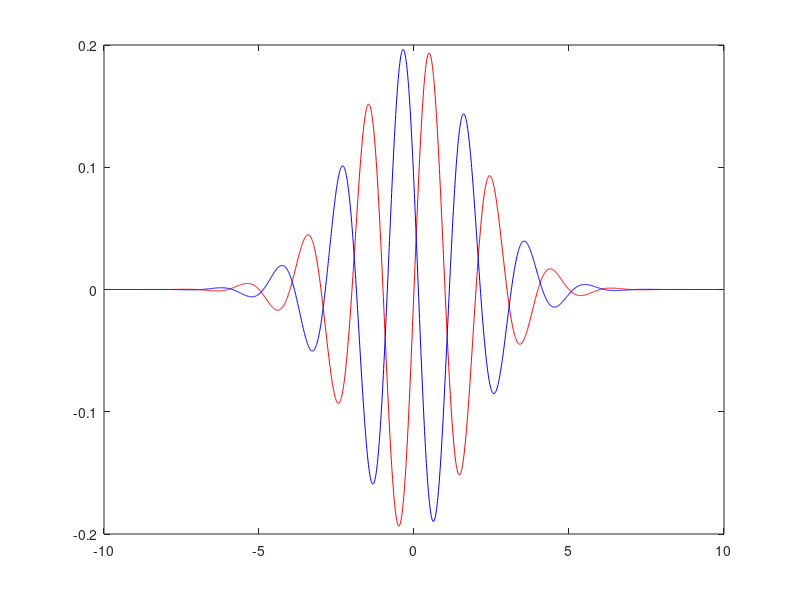
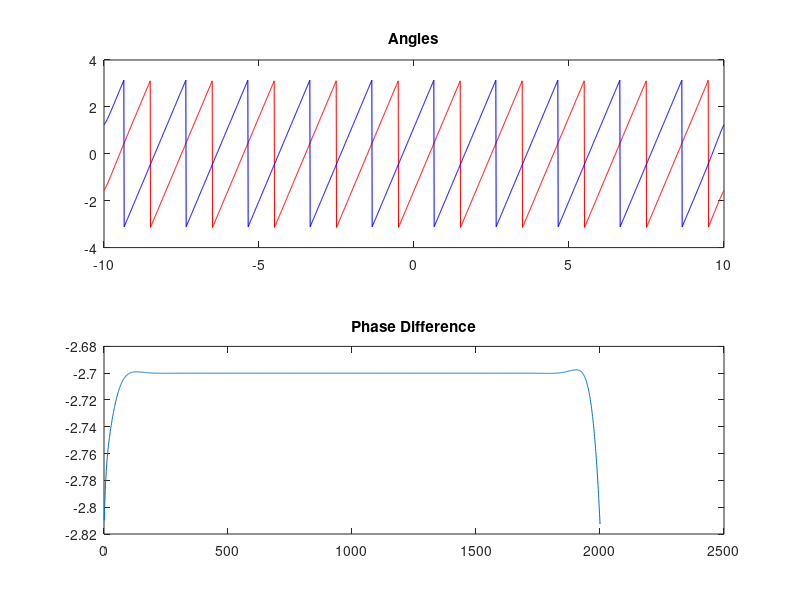
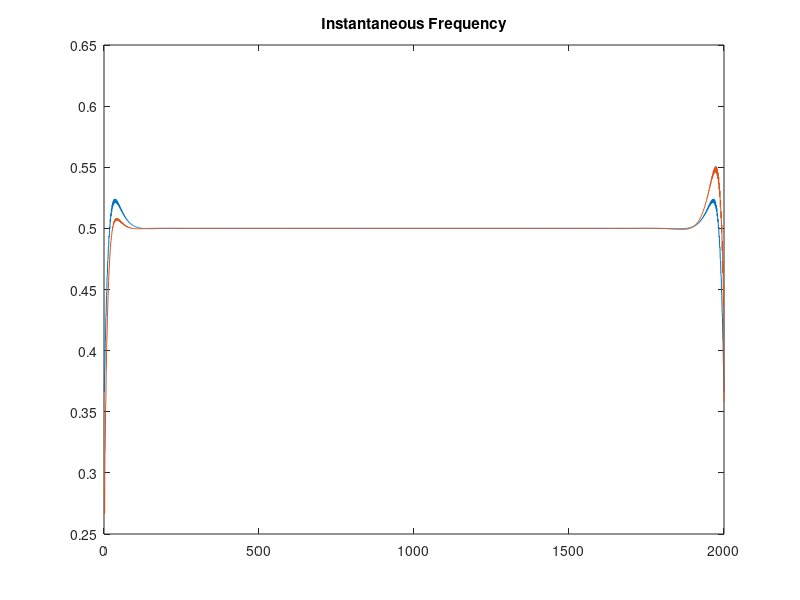

The MATLAB script that drew these images, in order: (Note: this script raises an error after producing the figures.)
samp = 1/0.01;
x=-10:1/samp:10;
norm = normpdf(x,0,2.0);
sinx1 = norm.*sin(pi*x);
sinx2 = norm.*sin(pi*x+2.7);
figure; 
plot(x,sinx1,'r',x,sinx2,'b');
y1 = hilbert(sinx1);
y2 = hilbert(sinx2);
p1 = angle(y1);
p2 = angle(y2);
p = unwrap(p1) - unwrap(p2); 
figure;
subplot(211); 
plot(x, p1, 'r', x, p2, 'b'); 
title('Angles');
subplot(212); 
plot(p);
title('Phase Difference');

instfreq1 = samp/(2*pi)*diff(unwrap(p1));
instfreq2 = samp/(2*pi)*diff(unwrap(p2));
figure; 
plot(instfreq1);
hold on; 
plot(instfreq2);
hold off; 
title('Instantaneous Frequency');

% Now we shall calculate the stuff from the envelope and phase
% information 

envelope1 = abs(y1);
envelope2 = abs(y2);

phase1 = phase(y1);
phase2 = phase(y2);

figure;
subplot(211);
plot(x,phase1, 'r', x, phase2, 'b');
subplot(212);
plot(x, cos(phase1), 'r', x', cos(phase2), 'b');

figure;
plot(p);
hold on;
plot(phase1-phase2);
hold off;








